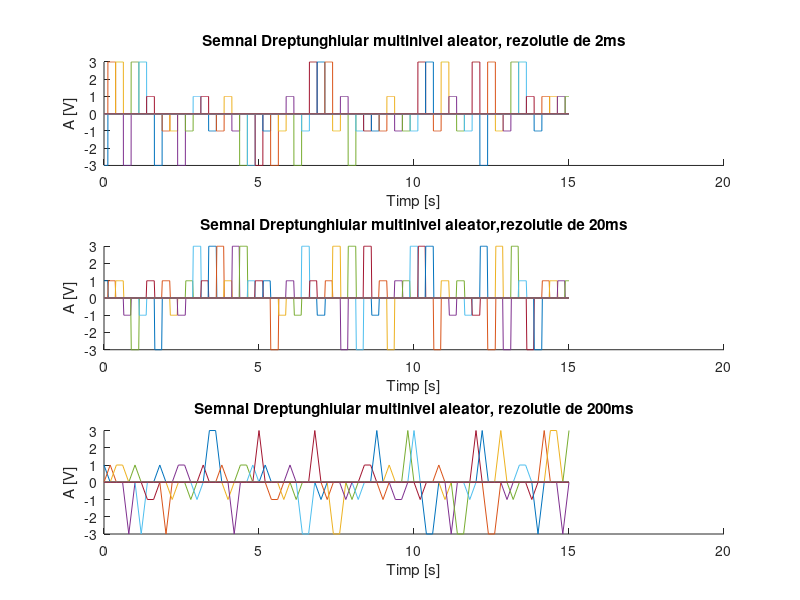

Write the MATLAB code that produced this figure.
%Se va genera un semnal cu rezolutie temporara de 2ms, 20ms 200ms 
%pentru un semnal continuu de tipul:
 %Semnal dreptunghiular multinivel, aleator:
   %Durata fiec?rui nivel: 0,25 s. 
   %Nivelurile: 
%b.){-3,-1,1,3}
%pentru rezoluta temporala de 2ms
nivel = [ -3 -1 1 3 ];
t=0:0.002:15
subplot(3,1,1)
hold on
title('Semnal Dreptunghiular multinivel aleator, rezolutie de 2ms')
xlabel('Timp [s]')
ylabel('A [V]')
for n=0:0.25:40
x = datasample(nivel, 1)
plot(t, x*rectpuls(t-n, 0.25))
end

%pentru rezoluta temporala de 20ms
nivel = [ -3 -1 1 3 ];
t=0:0.02:15
subplot(3,1,2)
hold on
title('Semnal Dreptunghiular multinivel aleator,rezolutie de 20ms')
xlabel('Timp [s]')
ylabel('A [V]')
for n=0:0.25:40
x = datasample(nivel, 1)
plot(t, x*rectpuls(t-n, 0.25))
end

%pentru rezoluta temporala de 200ms
nivel = [ -3 -1 1 3 ];
t=0:0.2:15
subplot(3,1,3)
hold on
title('Semnal Dreptunghiular multinivel aleator, rezolutie de 200ms')
xlabel('Timp [s]')
ylabel('A [V]')
for n=0:0.25:40
x = datasample(nivel, 1)
plot(t, x*rectpuls(t-n, 0.25))
end